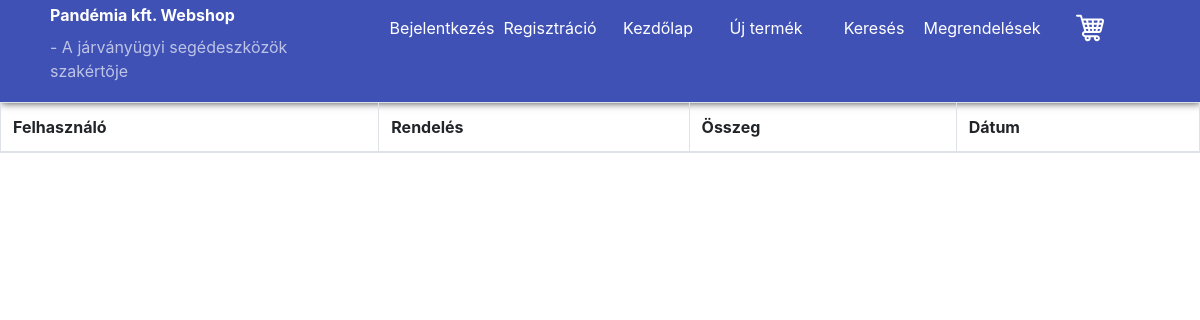
Before: /index.php?c=orders with the older database file.
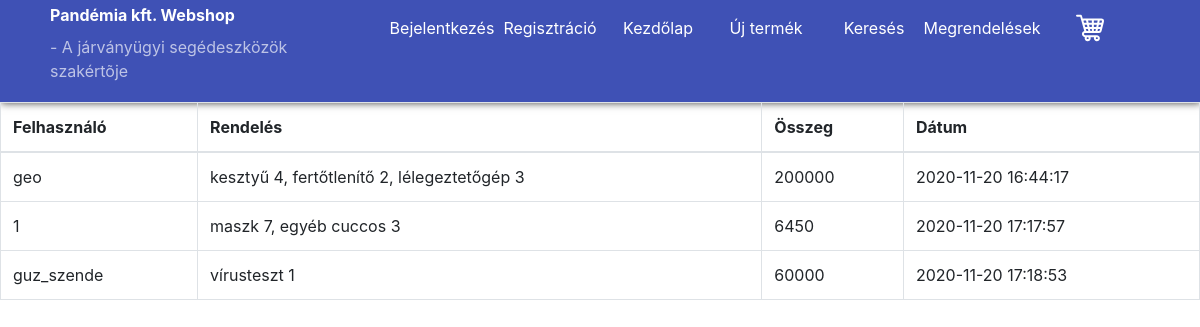
After: the same page with the newer database file.
### tables this page shows
CREATE TABLE `orders` (
  `orderint` int(11) NOT NULL,
  `userid` int(11) NOT NULL,
  `items` varchar(500) NOT NULL,
  `price` int(11) NOT NULL,
  `date` datetime NOT NULL DEFAULT current_timestamp()
);

CREATE TABLE `users` (
  `id` int(11) NOT NULL,
  `username` varchar(100) NOT NULL,
  `email` varchar(100) NOT NULL,
  `password` varchar(100) NOT NULL
);

### controllers/orders.php (called while the page is built)
<?php
$VIEWDATA['allOrders'] = $MODEL->getAllOrders();
include 'views/orders.php';

### Model.php (called while the page is built, shortened)
<?php
class Model{
	private $conn;
	function __construct(){
		$host = "localhost";
		$username = "root";
		$password = "";
		$dbname = "covidshop";
		try{
            $this->conn = new PDO("mysql:host=".$host.";dbname=".$dbname, $username,$password);
			$this->conn->setAttribute(PDO::ATTR_ERRMODE, PDO::ERRMODE_WARNING);
			$this->conn->setAttribute(PDO::ATTR_DEFAULT_FETCH_MODE, PDO::FETCH_ASSOC);
        }catch(PDOException $e){
            echo "Connection failed " . $e->getMessage();
        }
	}
	function getAllOrders(){
		$orders = array();
		$query = $this->conn->prepare(
			"SELECT users.username, orders.items, orders.price, orders.date FROM orders
			INNER JOIN users ON users.id = orders.userid
			ORDER BY orders.date ASC;"
		);
		$query->execute();
		while($row = $query->fetch()){
			array_push($orders,$row);
		}
		return $orders;
	}
}

### views/orders.php (the view, shortened to what this page needs)
<!doctype html>
<html>
<head>
    <link rel="stylesheet" href="css/styles.css">
    <link rel="stylesheet" href="https://stackpath.bootstrapcdn.com/bootstrap/4.5.0/css/bootstrap.min.css">
</head>
<body>
    <?php include 'views/nav.php'; ?>
    <div class="table-responsive">
        <table class="table table-bordered table-hover booktable">
            <thead>
            <tr>
                <th>Felhasználó</th>
                <th>Rendelés</th>
                <th>Összeg</th>
                <th>Dátum</th>
            </tr>
            </thead>
            <tbody>
            <?php
                foreach($VIEWDATA['allOrders'] as $order){
                    echo '
                        <tr>
                            <td>'.$order['username'],'</td>
                            <td>'.$order['items'].'</td>
                            <td>'.$order['price'].'</td>
                            <td>'.$order['date'].'</td>
                        </tr>
                    ';
                }
            ?>
            </tbody>
        </table>
    </div>
</body>
</html>

### index.php (shortened to what this page needs)
<?php
include "Model.php";
$MODEL =  new Model();
$VIEWDATA = [];
if(isset($_GET['c'])){
	$_CONTROLLERNAME = $_GET['c'];
	if (file_exists("controllers/".$_CONTROLLERNAME.".php")){
		include("controllers/".$_CONTROLLERNAME.".php");
	}else{
		include("views/404.php");
	}
}else{
	include("controllers/home.php");
}
?>

### views/nav.php (shortened to what this page needs)
<nav class="app-header">
    <div class="app-header-name">
        <p class="company-name">Pandémia kft. Webshop</p>
        <p class="company-slogan">- A járványügyi segédeszközök szakértõje</p>
    </div>
    <ul class="app-header-nav-links">
<?php
if(isset($_SESSION["username"])){
  echo '<li>Üdvözöljük, ';
  echo $_SESSION["username"];
  echo "</li>";
  echo "<li class=nav-item><a href='index.php?c=logout'>Kijelentkezés</a></li>";
      }
else {
  echo '
  <li class="nav-item">
  <a href="index.php?c=login">Bejelentkezés</a>
  </li>
  <li class="nav-item">
  <a href="index.php?c=registry">Regisztráció</a>
  </li>';
}
        ?>
        <li class="nav-item">
            <a href="index.php">Kezdőlap</a>
        </li>
        <li class="nav-item">
            <a href="index.php?c=addProducts">Új termék</a>
        </li>
        <li class="nav-item">
            <a href="index.php?c=products">Keresés</a>
        </li>
        <li class="nav-item">
            <a href="index.php?c=orders">Megrendelések</a>
        </li>
  <li id="showCart" class="nav-item nav-item-cart">
            <img src="shopping-cart.svg">
        </li>
    </ul>
</nav>

### css/styles.css (style rules this page uses)
html, body { margin: 0; padding: 0; font-family: Times, serif; color:#413f3f; }
.app-header { display: flex; box-sizing: border-box; width: 100%; background-color: #3F51B5; color: #fff; padding: 3px 50px; box-shadow: 1px 1px 8px 0px rgba(0, 0, 0, 0.75); }
.company-name { margin-bottom: 1vh; font-weight: bold; }
.company-slogan { margin-top: 0; color: rgba(255, 255, 255, 0.66); }
.app-header-nav-links { display: flex; align-items: center; height: 50px; margin-left: auto; box-sizing: border-box; }
.nav-item { display: flex; align-items: center; justify-content: center; list-style: none; width: 8vw; height: 50px; text-align: center; margin-right: 1vw; cursor: pointer; transition: all ease; }
.nav-item a:link, .nav-item a:visited, .nav-item a:hover, .nav-item a:active { text-decoration: none; color: #fff; }
.nav-item img { width:30%; }

Changed rows visible on the page:
added orders: userid.username "geo", items "kesztyű 4, fertőtlenítő 2, lélegeztetőgép 3", price "200000", date "2020-11-20 16:44:17"
added orders: userid.username "1", items "maszk 7, egyéb cuccos 3", price "6450", date "2020-11-20 17:17:57"
added orders: userid.username "guz_szende", items "vírusteszt 1", price "60000", date "2020-11-20 17:18:53"
